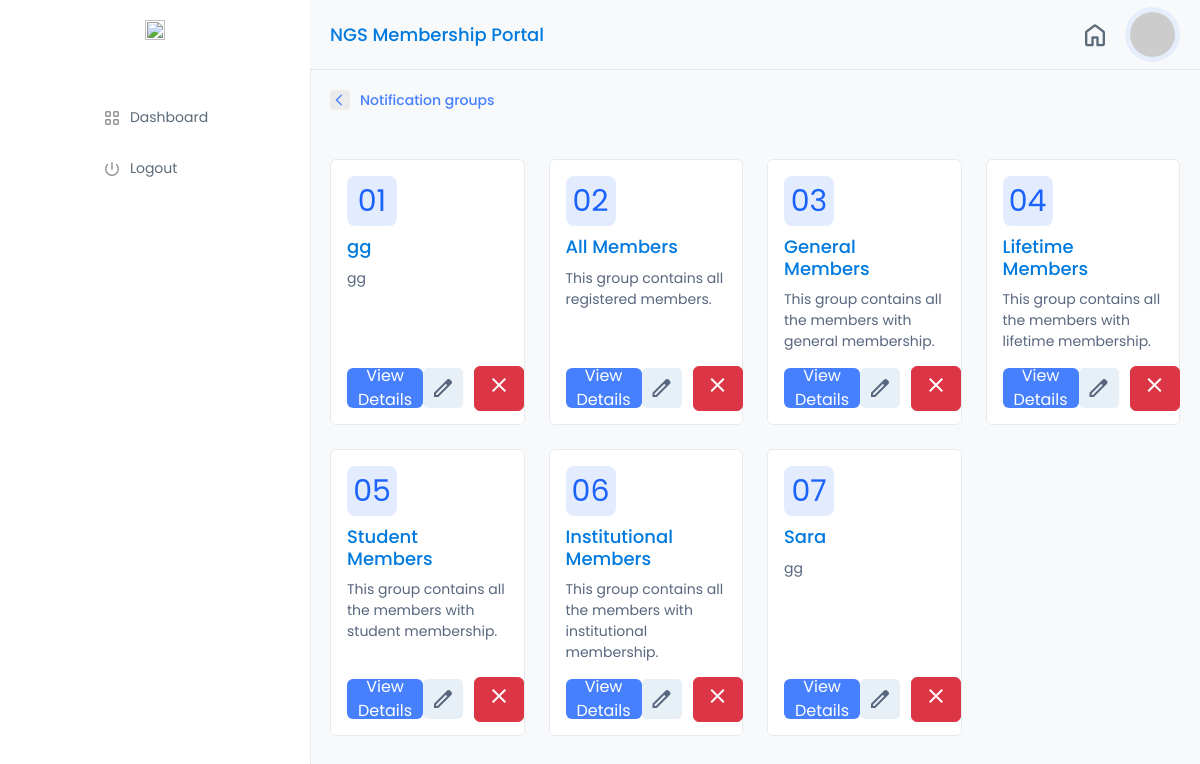
Screenshot of /notifications/all-groups with the database file from the repository.
### notification/models.py (models this page shows)
class Groups(models.Model):
    name = models.CharField(max_length = 100)
    description = models.CharField(max_length = 2000)
    users = models.ManyToManyField(CustomUser,related_name='notification_groups')
    created_at= models.DateTimeField(auto_now_add=True,null=True)

### notification/views.py (the view)
# urls.py: path('all-groups',views.all_groups,name='all_groups'),
def all_groups(request):
    groups= Groups.objects.all()
    context={
        'groups':groups,
    }
    return render(request,'notification/all_groups.html',context)

### notification/templates/notification/all_groups.html (shortened to what this page needs)
{% extends 'login_layout/layout.html' %}
{% load static %}
{% block content %}
            <div class="col-md-9 my-profile-w-80 g-0">
                {% include 'management/topbar.html' %}
                <div class="main-section-container">
                    <div class="row back-link">
                        <a href="#" onclick="history.back()">
                            <div class="icon-box"><span class="material-symbols-outlined">
                                </span>
                            </div>Notification groups
                        </a>
                    </div>
                    <div class="row row-cols-1 row-cols-md-4 g-4 mt-4">
                        {% for group in groups %}
                        <div class="col">
                            <div class="card h-100">
                                <div class="card-body membership-card">
                                    <span>{{ forloop.counter|stringformat:"02d" }}</span>
                                    <h5 class="form-title">{{ group.name }}</h5>
                                    <p class="card-text">{{ group.description }}</p>
                                </div>
                                <div class="card-footer d-flex">
                                    <a href="{% url 'notification:view_group' id=group.id %}" class="btn btn-apply">View Details</a>
                                    <div class="d-flex kit-action-com">
                                        <div class="action-btn-pen">
                                            <a href="{% url 'notification:edit_group' id=group.id %}"><span class="material-symbols-outlined">
                                                </span>
                                            </a>
                                        </div>
                                        <div class="action-btn-dtl">
                                            <button type="button" class="btn btn-danger" data-bs-toggle="modal" data-bs-target="#deleteModal" data-id="{{ group.id }}">
                                                <span class="material-symbols-outlined">close</span>
                                            </button>
                                        </div>
                                    </div>
                                </div>
                            </div>
                        </div>
                        {% endfor %}
                    </div>
                </div>
            </div>
{% endblock %}

### static/css/style.css (style rules this page uses)
body { font-family: Poppins; background: #f8f9fa; overflow-x: hidden; }
a { text-decoration: none; color: unset; }
.back-link { display: flex; align-items: center; }
.back-link a { font-size: 14px; font-weight: 500; color: #4680ff; display: flex; text-decoration: none; }
.back-link a .icon-box { height: 14px; width: 14px; background: #ececec; display: flex; justify-content: center; align-items: center; padding: 10px; border-radius: 4px; margin-right: 10px; }
.back-link a .icon-box span { font-size: 14px; padding-left: 5px; }
@media (min-width: 768px) { .my-profile-w-80 { flex: 0 0 auto; width: calc(100vw - 290px) !important; padding: 0 0 0 20px!important; margin-left: 290px; } }
.main-section-container { padding: 20px; }
.form-title { font-size: 18px; margin-bottom: 0; padding-bottom: 0; font-weight: 500; color: #007ade; }
.kit-action-com { justify-content: left; gap: 1rem; }
.kit-action-com div a { height: 24px!important; width: 24px!important; }
.action-btn-dtl { background: 0 0; font-size: 14px!important; width: 40px; height: 40px!important; font-weight: 400; font-family: Poppins; color: #ff0000!important; background-color: #ff000023; border-radius: 5px; padding: 5px; display: flex; align-items: center; display: flex; justify-content: center; align-items: center; }
.kit-action-com .action-btn-pen { border-radius: 5px; font-family: Poppins; font-size: 14px!important; width: 34px; height: 34px!important; font-weight: 400; border: transparent; height: 100%; padding: 5px; font-size: 1.25rem; background-color: #e7f0f7; }
.kit-action-com .action-btn-pen span { color: #58667e; }
.card-footer .action-btn-pen { height: 40px!important; width: 40px!important; display: flex; justify-content: center; align-items: center; }
.btn-apply { padding: 16px 10px; height: 40px; background: #4680ff; color: #ffffff; display: flex; align-items: center; justify-content: center; width: max-content; }
.card { border-color: #e7eaee; }
.card-text { color: #58667e; font-size: 14px; font-weight: 400; margin: 10px 0 0 0; }
.card-footer { background: #ffffff; border: none; padding: 0 1rem 1rem 1rem; justify-content: space-between; }
.membership-card span { background: #1c63fc1f; height: 50px; width: 50px; display: flex; justify-content: center; align-items: center; font-size: 30px; color: #1c63fc; margin-bottom: 10px; border-radius: 8px; }

### rows the page displays
Groups: name "gg", description "gg"
Groups: name "All Members", description "This group contains all registered members."
Groups: name "General Members", description "This group contains all the members with general membership."
Groups: name "Lifetime Members", description "This group contains all the members with lifetime membership."
Groups: name "Student Members", description "This group contains all the members with student membership."
Groups: name "Institutional Members", description "This group contains all the members with institutional membership."
Groups: name "Sara", description "gg"
